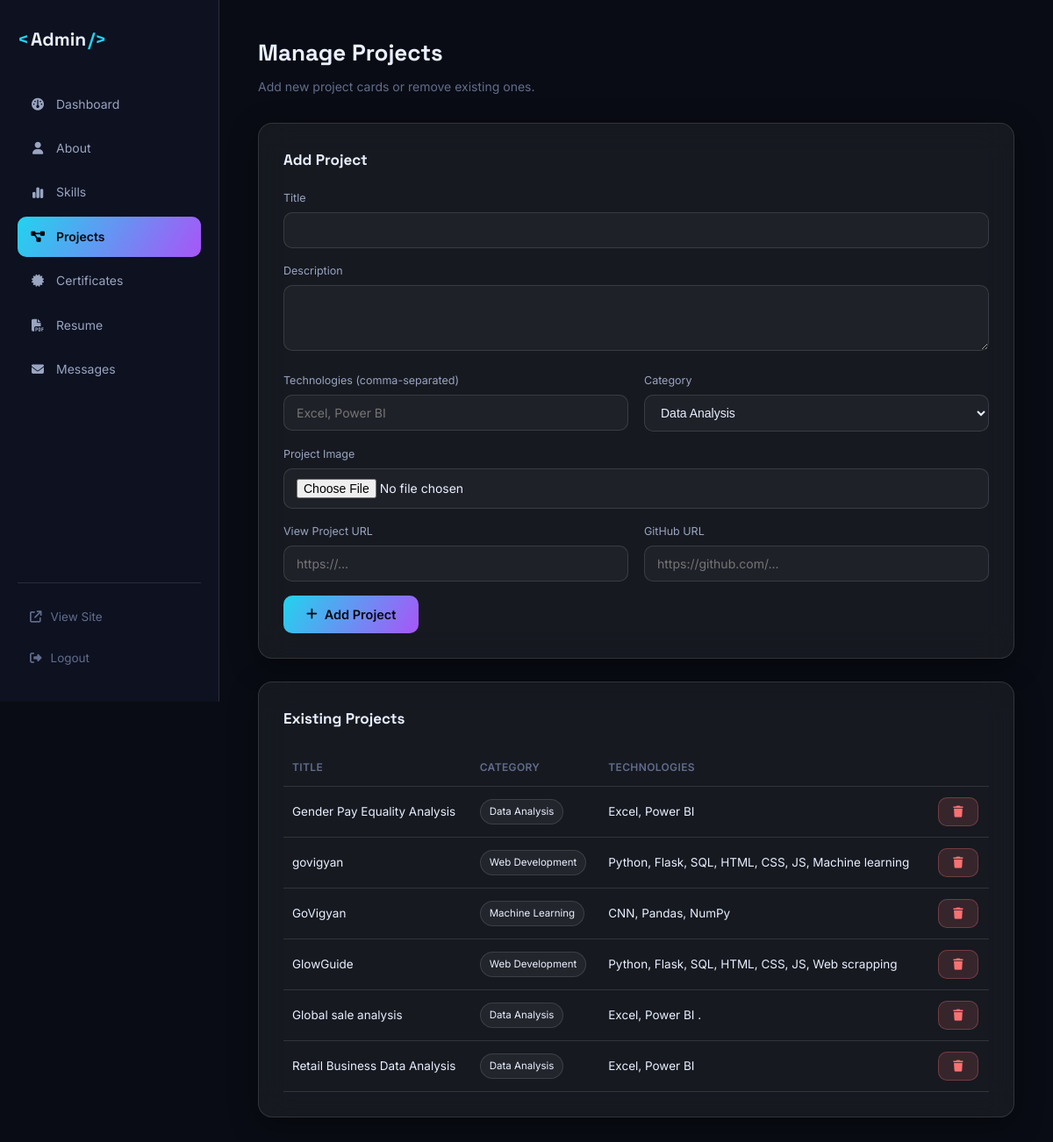
/admin/projects (signed in), run on an earlier commit of the app's database.
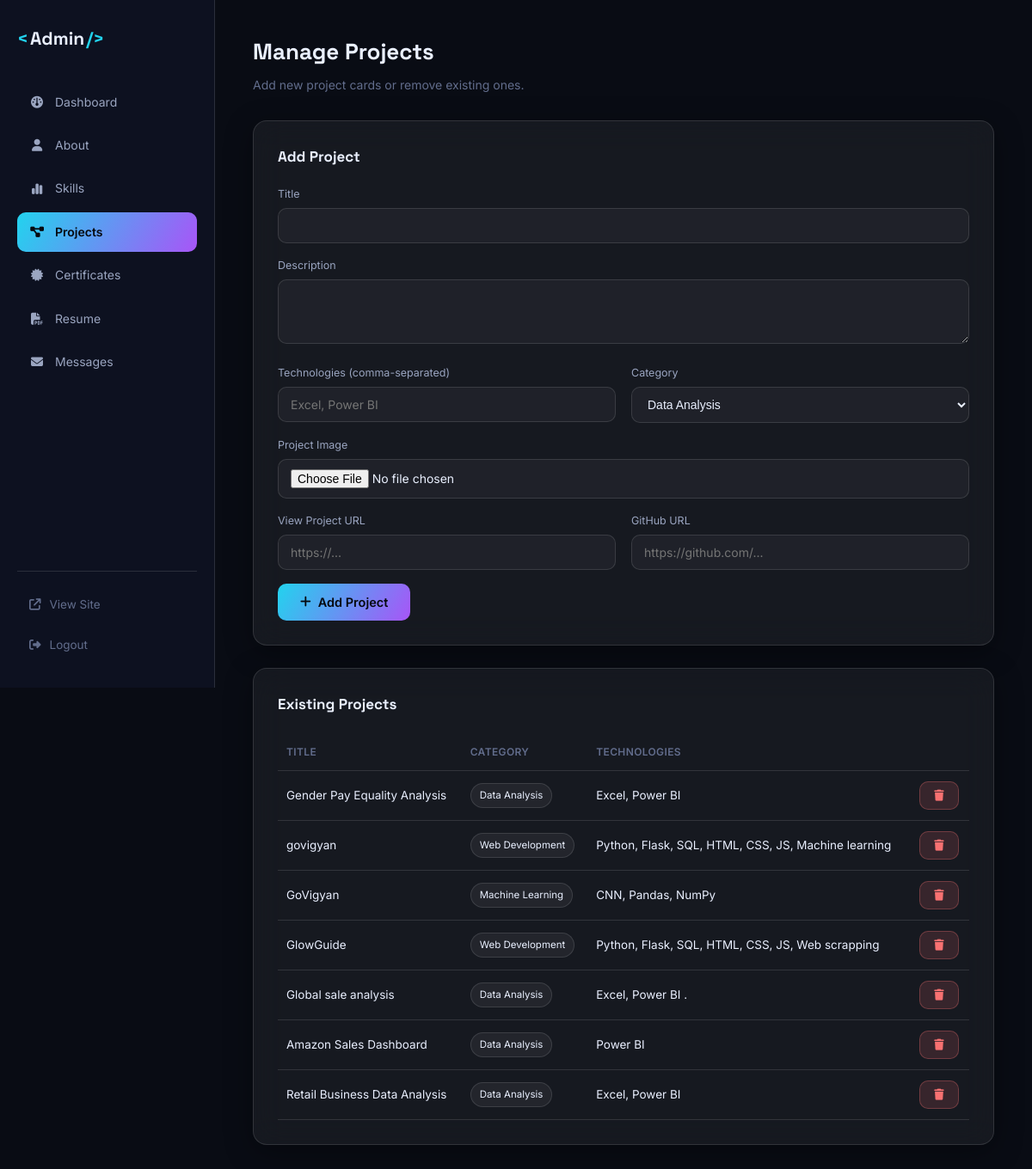
And on a later commit of the database.
### tables this page shows
CREATE TABLE projects (
    id INTEGER PRIMARY KEY AUTOINCREMENT,
    title TEXT NOT NULL,
    description TEXT NOT NULL,
    technologies TEXT NOT NULL,
    image TEXT,
    project_url TEXT,
    github_url TEXT,
    sort_order INTEGER DEFAULT 0,
    created_at TIMESTAMP DEFAULT CURRENT_TIMESTAMP
, category TEXT NOT NULL DEFAULT 'Data Analysis');

### app.py (the view, shortened to what this page needs)
@app.route("/admin/projects", methods=["GET", "POST"])
@login_required
def admin_projects():
    db = get_db()
    projects = db.execute("SELECT * FROM projects ORDER BY sort_order, id").fetchall()
    return render_template("admin/projects.html", projects=projects, categories=PROJECT_CATEGORIES)

### app.py (called while the page is built)
def get_db():
    if "db" not in g:
        g.db = sqlite3.connect(app.config["DATABASE"])
        g.db.row_factory = sqlite3.Row
        g.db.execute("PRAGMA foreign_keys = ON")
    return g.db

def login_required(view):
    @wraps(view)
    def wrapped(*args, **kwargs):
        if not session.get("admin_logged_in"):
            flash("Please log in to access the admin dashboard.", "warning")
            return redirect(url_for("admin_login", next=request.path))
        return view(*args, **kwargs)
    return wrapped

### templates/admin/projects.html (shortened to what this page needs)
{% extends "admin/base.html" %}
{% block content %}
<div class="admin-header">
  <h1>Manage Projects</h1>
  <p>Add new project cards or remove existing ones.</p>
</div>
<div class="admin-panel glass">
  <h2>Add Project</h2>
  <form method="POST" enctype="multipart/form-data" class="admin-inline-form">
    <div class="form-group">
      <label>Title</label>
      <input type="text" name="title" required>
    </div>
    <div class="form-group">
      <label>Description</label>
      <textarea name="description" rows="3" required></textarea>
    </div>
    <div class="form-row">
      <div class="form-group">
        <label>Technologies (comma-separated)</label>
        <input type="text" name="technologies" placeholder="Excel, Power BI" required>
      </div>
      <div class="form-group">
        <label>Category</label>
        <select name="category" required>
          {% for c in categories %}
          <option value="{{ c }}">{{ c }}</option>
          {% endfor %}
        </select>
      </div>
    </div>
    <div class="form-group">
      <label>Project Image</label>
      <input type="file" name="image" accept=".png,.jpg,.jpeg,.webp,.gif">
    </div>
    <div class="form-row">
      <div class="form-group">
        <label>View Project URL</label>
        <input type="url" name="project_url" placeholder="https://...">
      </div>
      <div class="form-group">
        <label>GitHub URL</label>
        <input type="url" name="github_url" placeholder="https://github.com/...">
      </div>
    </div>
    <button type="submit" class="btn btn-primary"><i class="fa-solid fa-plus"></i> Add Project</button>
  </form>
</div>
<div class="admin-panel glass">
  <h2>Existing Projects</h2>
  <table class="admin-table">
    <thead><tr><th>Title</th><th>Category</th><th>Technologies</th><th></th></tr></thead>
    <tbody>
      {% for p in projects %}
      <tr>
        <td>{{ p.title }}</td>
        <td><span class="badge">{{ p.category }}</span></td>
        <td>{{ p.technologies }}</td>
        <td>
          <form method="POST" onsubmit="return confirm('Delete this project?');">
            <button type="submit" class="btn btn-sm btn-danger"><i class="fa-solid fa-trash"></i></button>
          </form>
        </td>
      </tr>
      {% endfor %}
    </tbody>
  </table>
</div>
{% endblock %}

### templates/admin/base.html (shortened to what this page needs)
<!DOCTYPE html>
<html lang="en" data-theme="dark">
<head>
<link rel="stylesheet" href="https://cdnjs.cloudflare.com/ajax/libs/font-awesome/6.5.2/css/all.min.css">
<link rel="stylesheet" href="{{ url_for('static', filename='css/style.css') }}">
<link rel="stylesheet" href="{{ url_for('static', filename='css/admin.css') }}">
</head>
<body class="admin-body">
{% if session.get('admin_logged_in') %}
<div class="admin-shell">
  <aside class="admin-sidebar">
    <a href="{{ url_for('admin_dashboard') }}" class="brand"><span class="brand-bracket">&lt;</span>Admin<span class="brand-bracket">/&gt;</span></a>
    <nav class="admin-nav">
      <a href="{{ url_for('admin_dashboard') }}" class="{{ 'active' if request.endpoint=='admin_dashboard' }}"><i class="fa-solid fa-gauge"></i> Dashboard</a>
      <a href="{{ url_for('admin_about') }}" class="{{ 'active' if request.endpoint=='admin_about' }}"><i class="fa-solid fa-user"></i> About</a>
      <a href="{{ url_for('admin_skills') }}" class="{{ 'active' if request.endpoint=='admin_skills' }}"><i class="fa-solid fa-chart-simple"></i> Skills</a>
      <a href="{{ url_for('admin_projects') }}" class="{{ 'active' if request.endpoint=='admin_projects' }}"><i class="fa-solid fa-diagram-project"></i> Projects</a>
      <a href="{{ url_for('admin_certificates') }}" class="{{ 'active' if request.endpoint=='admin_certificates' }}"><i class="fa-solid fa-certificate"></i> Certificates</a>
      <a href="{{ url_for('admin_resume') }}" class="{{ 'active' if request.endpoint=='admin_resume' }}"><i class="fa-solid fa-file-pdf"></i> Resume</a>
      <a href="{{ url_for('admin_messages') }}" class="{{ 'active' if request.endpoint=='admin_messages' }}"><i class="fa-solid fa-envelope"></i> Messages</a>
    </nav>
    <div class="admin-sidebar-footer">
      <a href="{{ url_for('index') }}" target="_blank"><i class="fa-solid fa-arrow-up-right-from-square"></i> View Site</a>
      <a href="{{ url_for('admin_logout') }}"><i class="fa-solid fa-right-from-bracket"></i> Logout</a>
    </div>
  </aside>
  <main class="admin-main">
    {% block content %}{% endblock %}
  </main>
</div>
{% else %}
  {% block content_out %}{% endblock %}
{% endif %}
</body>
</html>

### static/css/style.css (style rules this page uses)
:root { --bg: #090C14; --bg-alt: #0D1120; --surface: rgba(255, 255, 255, 0.055); --surface-strong: rgba(255, 255, 255, 0.09); --border: rgba(255, 255, 255, 0.12); --text: #EAF0FF; --text-dim: #9AA5C0; --text-faint: #626D8C; --accent-cyan: #22D3EE; --accent-violet: #A855F7; --accent-amber: #FBBF24; --accent-gradient: linear-gradient(120deg, var(--accent-cyan), var(--accent-violet)); --success: #34D399; --danger: #F87171; --warning: #FBBF24; --shadow-glass: 0 8px 32px rgba(0, 0, 0, 0.35); --blur: blur(18px); --font-display: "Space Grotesk", sans-serif; --font-body: "Inter", sans-serif; --font-mono: "JetBrains Mono", monospace; --radius-sm: 10px; --radius-md: 16px; --radius-lg: 24px; --transition: 0.35s cubic-bezier(0.16, 1, 0.3, 1); --nav-h: 76px; }
* { margin: 0; padding: 0; box-sizing: border-box; }
html { scroll-behavior: smooth; }
body { background: var(--bg); color: var(--text); font-family: var(--font-body); line-height: 1.6; overflow-x: hidden; cursor: none; transition: background var(--transition), color var(--transition); }
@media (max-width: 900px), (hover: none) { body { cursor: auto; } }
a { color: inherit; text-decoration: none; }
button { font-family: inherit; cursor: pointer; border: none; background: none; color: inherit; }
input, textarea { font-family: inherit; }
.glass { background: var(--surface); border: 1px solid var(--border); backdrop-filter: var(--blur); -webkit-backdrop-filter: var(--blur); box-shadow: var(--shadow-glass); }
.brand { font-family: var(--font-display); font-weight: 700; font-size: 21px; display: flex; align-items: center; gap: 2px; }
.brand-bracket { color: var(--accent-cyan); }
.btn { display: inline-flex; align-items: center; justify-content: center; gap: 8px; padding: 13px 26px; border-radius: var(--radius-sm); font-weight: 600; font-size: 14.5px; transition: all var(--transition); white-space: nowrap; }
.btn-primary { background: var(--accent-gradient); color: #06090F; }
.btn-sm { padding: 9px 16px; font-size: 13px; }
.btn-danger { background: rgba(248, 113, 113, 0.15); color: var(--danger); border: 1px solid rgba(248,113,113,0.3); }
.form-row { display: grid; grid-template-columns: 1fr 1fr; gap: 18px; }
.form-group { margin-bottom: 18px; }
.form-group label { display: block; font-size: 13px; margin-bottom: 8px; color: var(--text-dim); }
.form-group input, .form-group textarea { width: 100%; padding: 13px 16px; border-radius: var(--radius-sm); background: rgba(255,255,255,0.04); border: 1px solid var(--border); color: var(--text); transition: border-color var(--transition), background var(--transition); font-size: 14.5px; }
.form-group textarea { resize: vertical; }

What changed in the data, as far as the page shows it:
added projects: title "Amazon Sales Dashboard", category "Data Analysis", technologies "Power BI"
